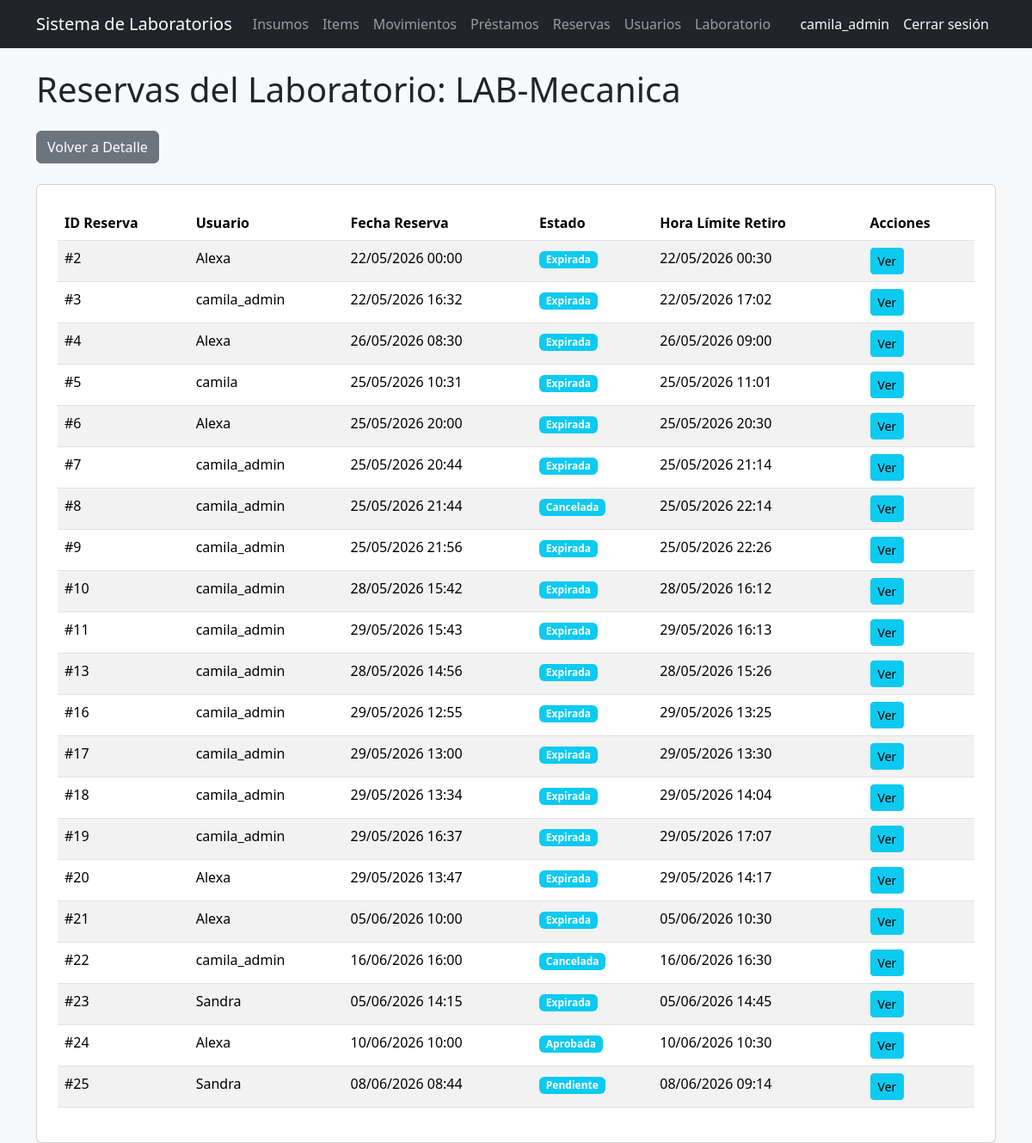
The app's page /laboratorio/1/reservas/ (signed in), older data.
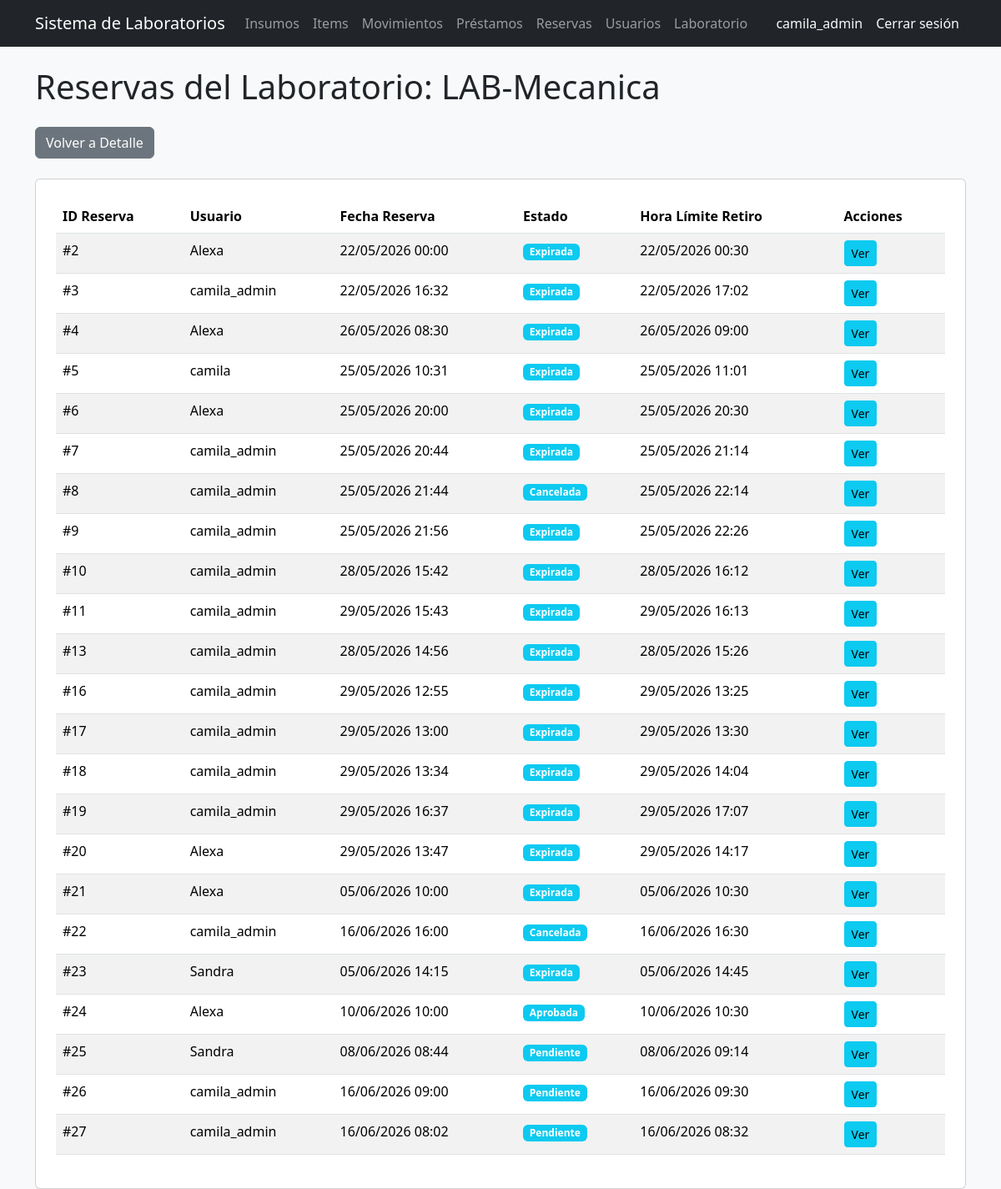
The same page, newer data.
### reservas/models.py (models this page shows, shortened)
class Reserva(models.Model):
    usuario = models.ForeignKey(
        'users.Usuario',
        on_delete=models.CASCADE
    )
    fecha_reserva = models.DateTimeField()
    hora_limite_retiro = models.DateTimeField(
        null=True,
        blank=True
    )
    fecha_devolucion = models.DateTimeField(
        null=True,
        blank=True
    )
    estado = models.ForeignKey(
        EstadoReserva,
        on_delete=models.CASCADE,
        null=True,
        blank=True
    )
    fecha_creacion = models.DateTimeField(auto_now_add=True)

class EstadoReserva(models.Model):
    nombre = models.CharField(max_length=50)

### users/models.py (models this page shows, shortened)
class Usuario(AbstractUser):
    codigo = models.CharField(max_length=50, unique=True, blank=True)
    programa = models.CharField(max_length=100, blank=True)
    rol = models.ForeignKey(
        Rol,
        on_delete=models.CASCADE,
        null=True,
        blank=True
    )

### laboratorio/views.py (the view)
# urls.py: path('<int:id>/reservas/', reservas_laboratorio, name='reservas_laboratorio'),
@rol_requerido('Administrador', 'Encargado')
def reservas_laboratorio(request, id):
    laboratorio = get_object_or_404(Laboratorio, id=id)
    reservas_insumos = ReservaInsumo.objects.filter(
        insumo__items__laboratorio=laboratorio
    ).select_related('reserva', 'insumo').distinct()
    reservas = set()
    for ri in reservas_insumos:
        reservas.add(ri.reserva)
    return render(
        request,
        'laboratorio/reservas.html',
        {
            'laboratorio': laboratorio,
            'reservas': list(reservas)
        }
    )

### templates/laboratorio/reservas.html
{% extends 'base_general.html' %}
{% block contenido %}
<h1 class="mb-4">Reservas del Laboratorio: {{ laboratorio.nombre }}</h1>
<a href="/laboratorio/{{ laboratorio.id }}/" class="btn btn-secondary mb-4">
    Volver a Detalle
</a>
<div class="card p-4">
    {% if reservas %}
    <table class="table table-striped">
        <thead>
            <tr>
                <th>ID Reserva</th>
                <th>Usuario</th>
                <th>Fecha Reserva</th>
                <th>Estado</th>
                <th>Hora Límite Retiro</th>
                <th>Acciones</th>
            </tr>
        </thead>
        <tbody>
            {% for reserva in reservas %}
            <tr>
                <td>#{{ reserva.id }}</td>
                <td>{{ reserva.usuario.username }}</td>
                <td>{{ reserva.fecha_reserva|date:"d/m/Y H:i" }}</td>
                <td>
                    <span class="badge bg-info">
                        {{ reserva.estado.nombre }}
                    </span>
                </td>
                <td>{{ reserva.hora_limite_retiro|date:"d/m/Y H:i" }}</td>
                <td>
                    <a
                        href="/reservas/{{ reserva.id }}/detalle/"
                        class="btn btn-info btn-sm"
                    >
                        Ver
                    </a>
                </td>
            </tr>
            {% endfor %}
        </tbody>
    </table>
    {% else %}
    <p class="text-muted">No hay reservas activas para items de este laboratorio.</p>
    {% endif %}
</div>
{% endblock %}

Row changes from the older to the newer data that the page shows:
added Reserva: id "26", usuario.username "camila_admin", fecha_reserva "16/06/2026 09:00", estado.nombre "Pendiente", hora_limite_retiro "16/06/2026 09:30"
added Reserva: id "27", usuario.username "camila_admin", fecha_reserva "16/06/2026 08:02", estado.nombre "Pendiente", hora_limite_retiro "16/06/2026 08:32"
